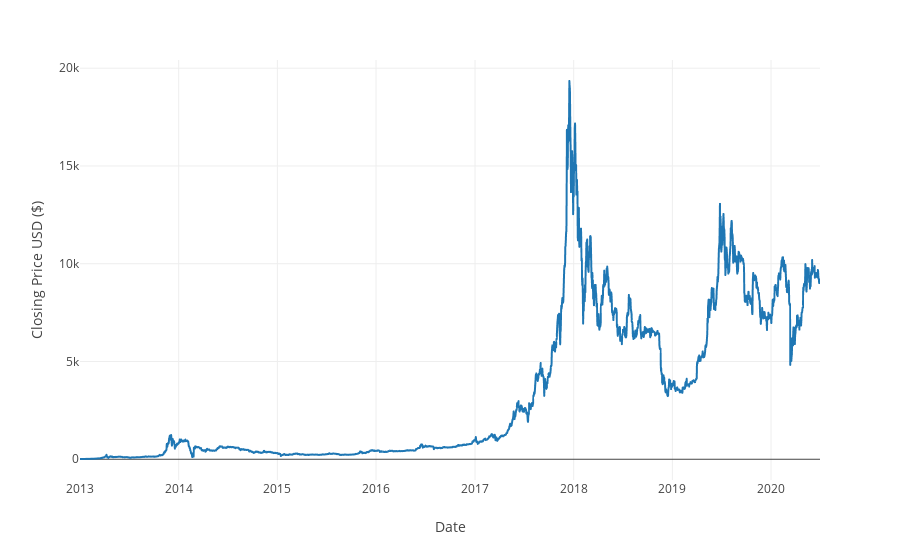
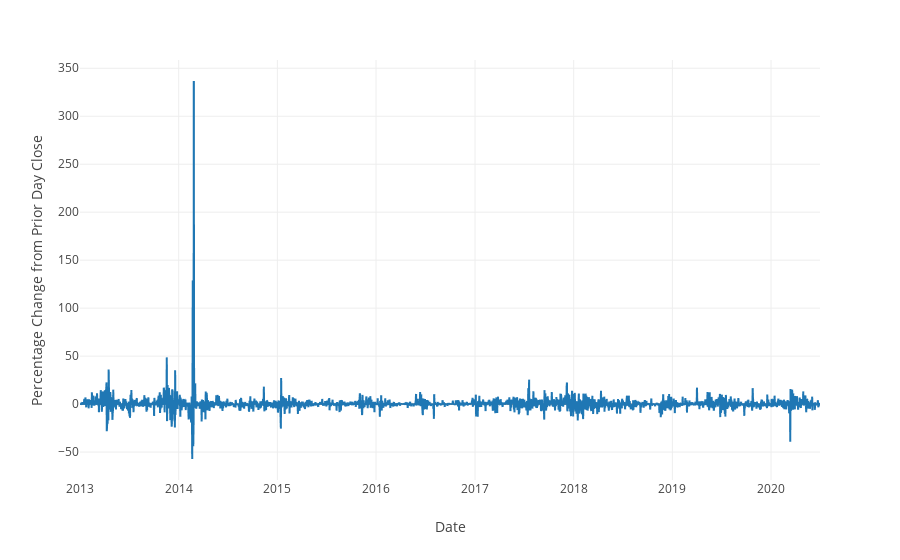
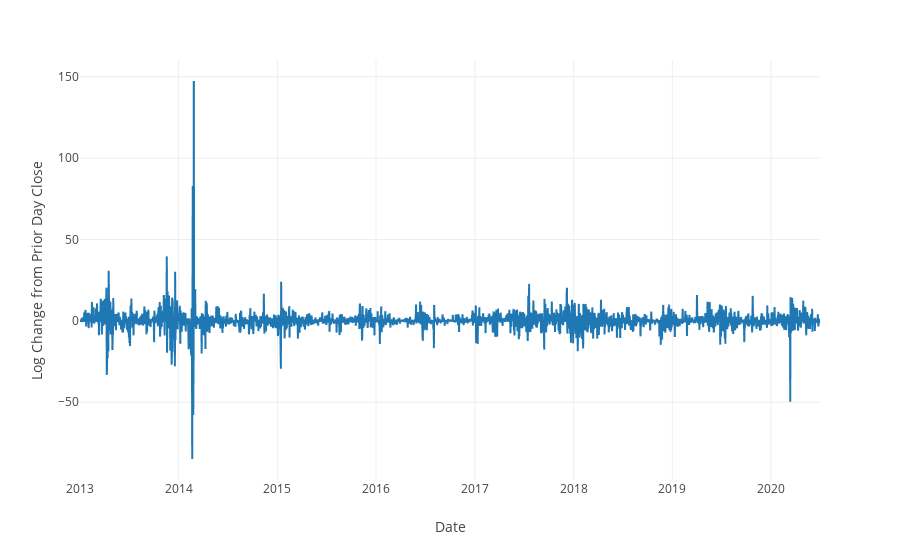

Write notebook code for charts like these, in order.
### Markdown cell above
A logarithmic, or log, scale gives equal visual weight to equal relative changes: a 10% move looks the same whether it is from a high or a low base. The result is that the magnitudes of earlier and later booms and busts can be compared on a level playing field.  

Additionally, a series experiencing exponential growth appears as straight lines, making charts easier to interpret. With a logarithmic scale a constant percentage change is seen as a constant vertical distance so a constant growth rate is seen as a straight line.

### Code cell
for column in dataframe.columns:
    
    title = 'Bitcoin Closing Price Representations'
    
    titles = {
        'Close': 'Closing Price USD ($)',
        'Simple Return': 'Percentage Change from Prior Day Close',
        'Log Return': 'Log Change from Prior Day Close'
    }
   
    fig = px.line(dataframe, x=dataframe.index, y=dataframe[column], template='none')
    fig.update_yaxes(title_text=titles[column])
    
    fig.show()

### Figure 1 — Plotly figure (JSON) as saved in the notebook; plotly's stock layout.template omitted (floating-point values rounded to 4 significant figures; data arrays with more than 128 entries replaced by an {"elided": "..."} marker saying what was removed)
{"data": [{"hovertemplate": "Date=%{x}<br>Close=%{y}<extra></extra>", "legendgroup": "", "line": {"color": "#1F77B4", "dash": "solid"}, "mode": "lines", "name": "", "showlegend": false, "type": "scattergl", "x": {"elided": "2738 str values"}, "xaxis": "x", "y": {"elided": "2738 float values"}, "yaxis": "y"}], "layout": {"autosize": true, "legend": {"tracegroupgap": 0}, "margin": {"t": 60}, "xaxis": {"anchor": "y", "autorange": true, "domain": [0, 1], "range": ["2013-01-01", "2020-06-30"], "title": {"text": "Date"}, "type": "date"}, "yaxis": {"anchor": "x", "autorange": true, "domain": [0, 1], "range": [-1061.0, 20420.0], "title": {"text": "Closing Price USD ($)"}, "type": "linear"}}}

### Figure 2 — Plotly figure (JSON) as saved in the notebook; plotly's stock layout.template omitted (floating-point values rounded to 4 significant figures; data arrays with more than 128 entries replaced by an {"elided": "..."} marker saying what was removed)
{"data": [{"hovertemplate": "Date=%{x}<br>Simple Return=%{y}<extra></extra>", "legendgroup": "", "line": {"color": "#1F77B4", "dash": "solid"}, "mode": "lines", "name": "", "showlegend": false, "type": "scattergl", "x": {"elided": "2738 str values"}, "xaxis": "x", "y": {"elided": "2738 float values"}, "yaxis": "y"}], "layout": {"autosize": true, "legend": {"tracegroupgap": 0}, "margin": {"t": 60}, "xaxis": {"anchor": "y", "autorange": true, "domain": [0, 1], "range": ["2013-01-01", "2020-06-30"], "title": {"text": "Date"}, "type": "date"}, "yaxis": {"anchor": "x", "autorange": true, "domain": [0, 1], "range": [-79.09, 358.6], "title": {"text": "Percentage Change from Prior Day Close"}, "type": "linear"}}}

### Figure 3 — Plotly figure (JSON) as saved in the notebook; plotly's stock layout.template omitted (floating-point values rounded to 4 significant figures; data arrays with more than 128 entries replaced by an {"elided": "..."} marker saying what was removed)
{"data": [{"hovertemplate": "Date=%{x}<br>Log Return=%{y}<extra></extra>", "legendgroup": "", "line": {"color": "#1F77B4", "dash": "solid"}, "mode": "lines", "name": "", "showlegend": false, "type": "scattergl", "x": {"elided": "2738 str values"}, "xaxis": "x", "y": {"elided": "2738 float values"}, "yaxis": "y"}], "layout": {"autosize": true, "legend": {"tracegroupgap": 0}, "margin": {"t": 60}, "xaxis": {"anchor": "y", "autorange": true, "domain": [0, 1], "range": ["2013-01-01", "2020-06-30"], "title": {"text": "Date"}, "type": "date"}, "yaxis": {"anchor": "x", "autorange": true, "domain": [0, 1], "range": [-97.79, 160.3], "title": {"text": "Log Change from Prior Day Close"}, "type": "linear"}}}
